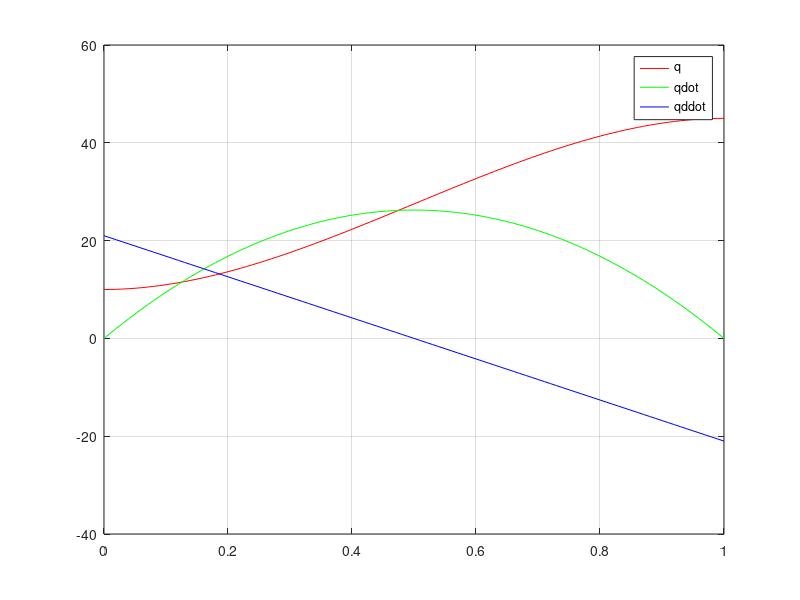

This figure's MATLAB source:
% q(t) = a0 + a1*(t-t0) +a2*(t-t0)^2 + a3*(t-t0)^3
q0  = 10; qf  = 45;
q0d = 0;  qfd = 0;
t0  = 0;  tf  = 1;
% q0  = 10; qf  = 45;
% q0d = 12;  qfd = 0;
% t0  = 0;  tf  = 2;

a0 = q0
a1 = q0d
a2 = -(3*q0 -3*qf - 2*t0*q0d - t0*qfd + 2*tf*q0d + tf*qfd) / (tf- t0)^2
a3 = (2*q0 -2*qf - t0*q0d - t0*qfd + tf*q0d + tf*qfd) / (tf- t0)^3

t = t0:0.01:tf;
qt   = a0 + a1*(t-t0) + a2*(t-t0).^2 + a3*(t-t0).^3;
qtd  = a1 + 2*a2*(t-t0) + 3*a3*(t-t0).^2;
qtd  = qtd /2; 
qtdd = (2*a2 + 6*a3*(t-t0));
qtdd = qtdd / 10;
plot(t,qt,'r', t,qtd,'g', t,qtdd,'b' )
legend('q', 'qdot','qddot')
grid on